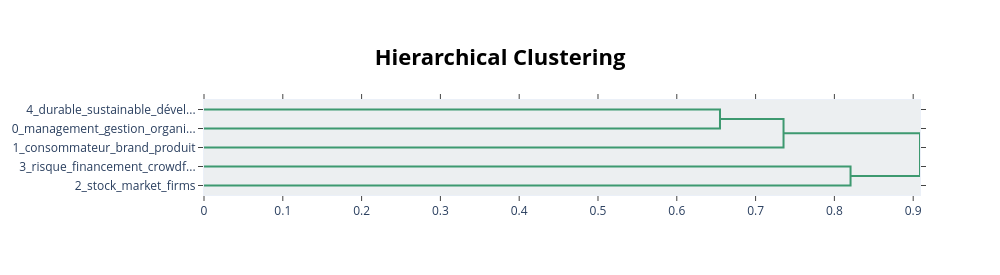

Notebook source saved alongside this figure:
### Code cell
topic_model.visualize_hierarchy()

### Figure 1 — Plotly figure (JSON) as saved in the notebook; plotly's stock layout.template omitted (floating-point values rounded to 4 significant figures)
{"data": [{"hoverinfo": "text", "marker": {"color": "rgb(61,153,112)"}, "mode": "lines", "type": "scatter", "x": [0.0, 0.6548, 0.6548, 0.0], "xaxis": "x", "y": [-5.0, -5.0, -15.0, -15.0], "yaxis": "y"}, {"hoverinfo": "text", "marker": {"color": "rgb(61,153,112)"}, "mode": "lines", "type": "scatter", "x": [0.6548, 0.7355, 0.7355, 0.0], "xaxis": "x", "y": [-10.0, -10.0, -25.0, -25.0], "yaxis": "y"}, {"hoverinfo": "text", "marker": {"color": "rgb(61,153,112)"}, "mode": "lines", "type": "scatter", "x": [0.0, 0.8205, 0.8205, 0.0], "xaxis": "x", "y": [-35.0, -35.0, -45.0, -45.0], "yaxis": "y"}, {"hoverinfo": "text", "marker": {"color": "rgb(61,153,112)"}, "mode": "lines", "type": "scatter", "x": [0.7355, 0.9086, 0.9086, 0.8205], "xaxis": "x", "y": [-17.5, -17.5, -40.0, -40.0], "yaxis": "y"}], "layout": {"autosize": false, "height": 275, "hoverlabel": {"bgcolor": "white", "font": {"family": "Rockwell", "size": 16}}, "hovermode": "closest", "plot_bgcolor": "#ECEFF1", "showlegend": false, "title": {"font": {"color": "Black", "size": 22}, "text": "<b>Hierarchical Clustering</b>", "x": 0.5, "xanchor": "center", "yanchor": "top"}, "width": 1000, "xaxis": {"mirror": "allticks", "rangemode": "tozero", "showgrid": false, "showline": true, "showticklabels": true, "ticks": "outside", "type": "linear", "zeroline": false}, "yaxis": {"mirror": "allticks", "range": [-50, 0], "rangemode": "tozero", "showgrid": false, "showline": true, "showticklabels": true, "tickmode": "array", "ticks": "outside", "ticktext": ["4_durable_sustainable_dével...", "0_management_gestion_organi...", "1_consommateur_brand_produit", "3_risque_financement_crowdf...", "2_stock_market_firms"], "tickvals": [-5, -15, -25, -35, -45], "type": "linear", "zeroline": false}}}
